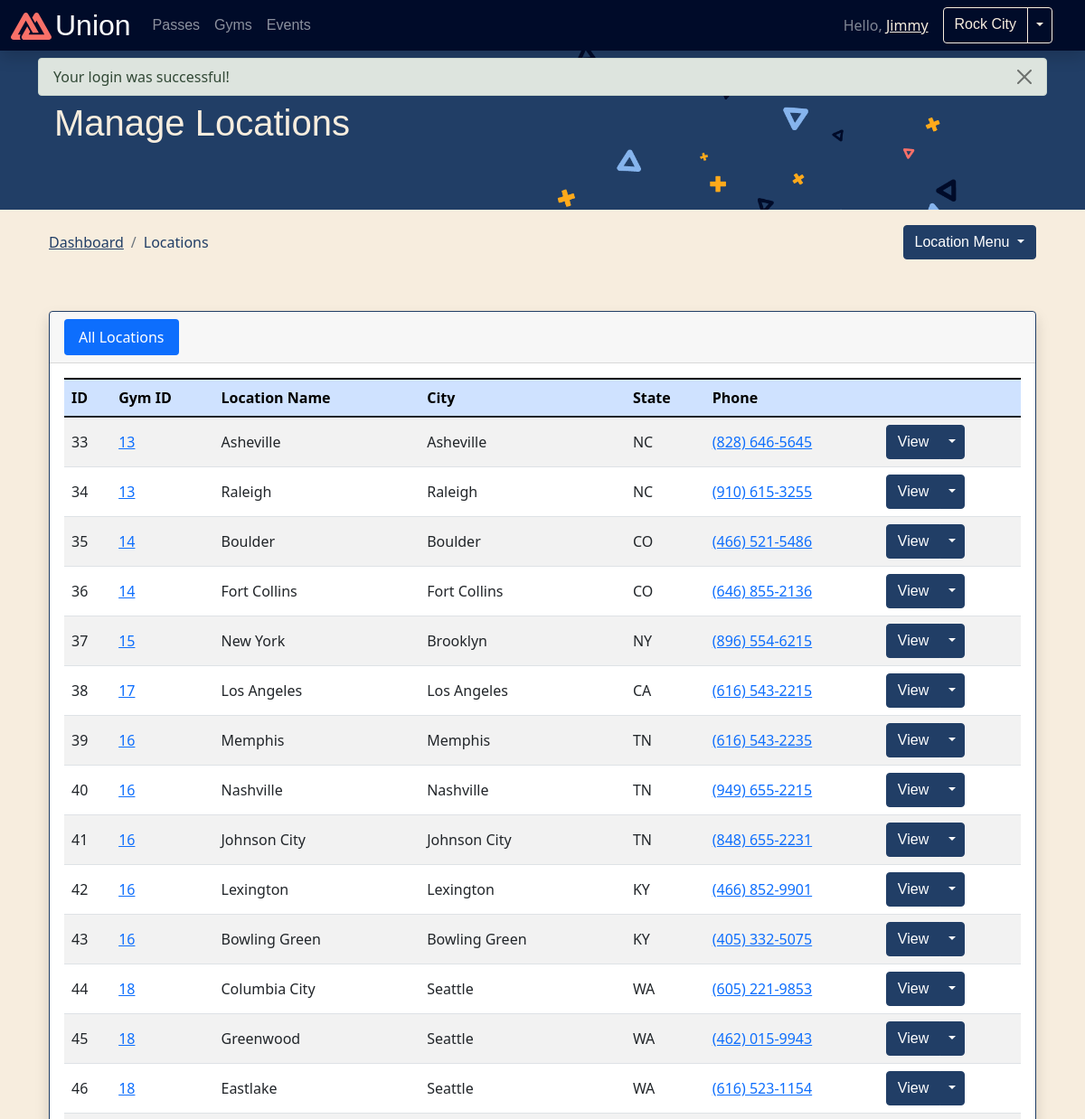
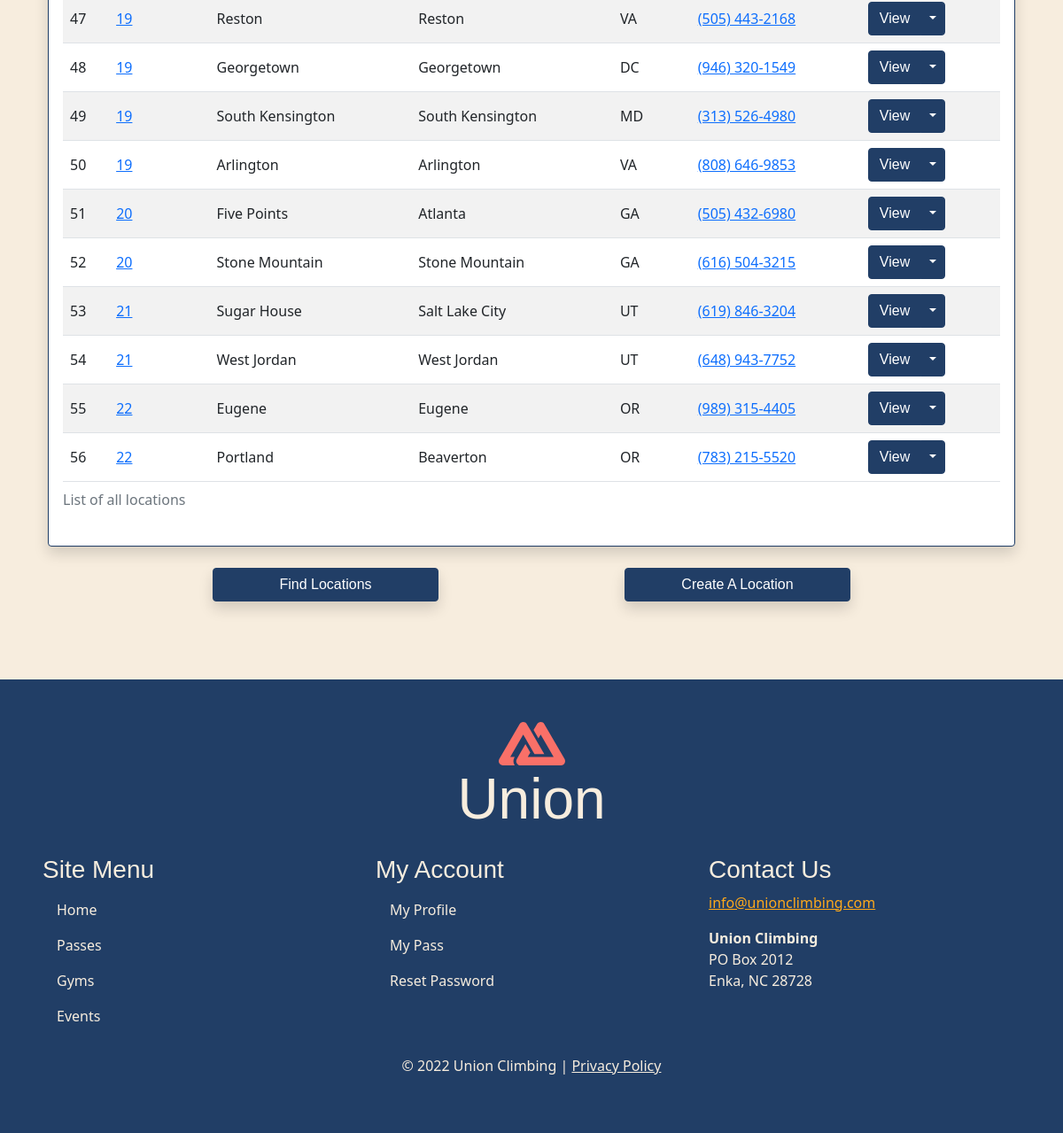
The app's page /app/shared/locations/locations.php (signed in) with its own data (2 pictures, top to bottom).
### tables this page shows
CREATE TABLE `locations` (
  `id` smallint(4) NOT NULL,
  `gym_id` smallint(4) NOT NULL,
  `location_name` varchar(32) DEFAULT NULL,
  `street_address` varchar(64) DEFAULT NULL,
  `city` varchar(64) DEFAULT NULL,
  `zip` mediumint(5) DEFAULT NULL,
  `state_abv` char(2) NOT NULL,
  `country_abv` char(2) NOT NULL,
  `phone_p_country` tinyint(3) DEFAULT NULL,
  `phone_primary` varchar(12) NOT NULL,
  `photo_data` longtext DEFAULT NULL,
  `capacity` smallint(6) NOT NULL DEFAULT 0,
  `employee_group` mediumint(6) DEFAULT NULL
);

### private/classes/DatabaseObject.class.php (called while the page is built, shortened)
<?php
class DatabaseObject {
  static protected $database;
  static protected $table_name = "";
  static public function set_database($database) {
    self::$database = $database;
  }
  static public function find_by_sql($sql) {
    $result = self::$database->query($sql);
    $object_array = [];
    while($record = $result->fetch_assoc()) {
      $object_array[] = static::instantiate($record);
    }
    return $object_array;
  }
  static public function find_all() {
    $sql = "SELECT * FROM " . static::$table_name;
    return static::find_by_sql($sql);
  }
  static protected function instantiate($record) {
    $object = new static;
    foreach($record as $property => $value) {
      if(property_exists($object, $property)) {
        $value = isJSON($value) ? json_decode($value) : $value;
        $object->$property = $value;
      }
    }
    return $object;
  }
}
?>

### private/functions.php (called while the page is built, shortened)
<?php
function url_for($script_path) {
  if($script_path[0] != '/') {
    $script_path = "/" . $script_path;
  }
  return WWW_ROOT . $script_path;
}
function u($string="") {
  return h(urlencode($string));
}
function h($string="") {
  return htmlspecialchars($string);
}
function format_phone($country, $phone) {
  if (strlen($phone) != 10) {
    $string = format_call($country, $phone);
   } else {
    if ($country == null || $country == 1)  {
      $string = '';
    } else {
     $string = '+'.$country.' ';
    }
    $area = substr($phone, 0, 3);
    $three = substr($phone, 3, 3);
    $last = substr($phone, 6);
    $string .= '(' . $area . ') ' . $three . '-' . $last;
   }
  return $string;
}
function format_call($country, $phone) {
  ($country == null || $country == 1) ? $string = '' : $string = '+'.$country;
  $string .= $phone;
  return $string;
}
function isJSON($string){
  return json_last_error() === JSON_ERROR_NONE;
}
?>

### public/app/shared/locations/table_contents.php (the view, shortened to what this page needs)
<thead class="table-primary">
  <tr>
    <th>ID</th>
    <th>Gym ID</th>
    <th>Location Name</th>
    <th>City</th>
    <th>State</th>
    <th>Phone</th>
    <th>&nbsp;</th>
  </tr>
</thead>
<tbody>
  <?php foreach($locations as $location) { ?>
  <tr class="align-middle text-nowrap">
    <td><?= h($location->id) ?></td>
    <td><a href="<?= url_for('/app/shared/gyms/view.php?id=' . u($location->gym_id)); ?>"><?= h($location->gym_id) ?></a></td>
    <td><?= h($location->location_name) ?></td>
    <td><?= h($location->city) ?></td>
    <td><?= h($location->state_abv) ?></td>
    <td><a href="<?= 'tel:' . format_call(h($location->phone_p_country), h($location->phone_primary)) ?>"><?= format_phone(h($location->phone_p_country), h($location->phone_primary)) ?></a></td>
    <td>
      <div class="btn-group" role="group" aria-label="location actions">
        <a class="btn btn-primary" href="<?= url_for('/app/shared/locations/view.php?id=' . u($location->id)); ?>">View</a>
        <button type="button" class="btn btn-primary dropdown-toggle dropdown-toggle-split" data-bs-toggle="dropdown" aria-expanded="false"><span class="visually-hidden">Toggle Dropdown</span></button>
      </div>
    </td>
  </tr>
  <?php } ?>
</tbody>

### public/css/style.css (style rules this page uses)
body { background-color: #F7EDDE !important; }
.navbar li.nav-item>a.nav-link, .navbar-brand, .btn { font-family: cubano-sharp, 'Cubano Sharp', sans-serif; }

### records on screen
locations: id "33", gym "13", location_name "Asheville", city "Asheville", state_abv "NC", phone_p_country+phone_primary "(828) 646-5645"
locations: id "34", gym "13", location_name "Raleigh", city "Raleigh", state_abv "NC", phone_p_country+phone_primary "(910) 615-3255"
locations: id "35", gym "14", location_name "Boulder", city "Boulder", state_abv "CO", phone_p_country+phone_primary "(466) 521-5486"
locations: id "36", gym "14", location_name "Fort Collins", city "Fort Collins", state_abv "CO", phone_p_country+phone_primary "(646) 855-2136"
locations: id "37", gym "15", location_name "New York", city "Brooklyn", state_abv "NY", phone_p_country+phone_primary "(896) 554-6215"
locations: id "38", gym "17", location_name "Los Angeles", city "Los Angeles", state_abv "CA", phone_p_country+phone_primary "(616) 543-2215"
locations: id "39", gym "16", location_name "Memphis", city "Memphis", state_abv "TN", phone_p_country+phone_primary "(616) 543-2235"
locations: id "40", gym "16", location_name "Nashville", city "Nashville", state_abv "TN", phone_p_country+phone_primary "(949) 655-2215"
locations: id "41", gym "16", location_name "Johnson City", city "Johnson City", state_abv "TN", phone_p_country+phone_primary "(848) 655-2231"
locations: id "42", gym "16", location_name "Lexington", city "Lexington", state_abv "KY", phone_p_country+phone_primary "(466) 852-9901"
locations: id "43", gym "16", location_name "Bowling Green", city "Bowling Green", state_abv "KY", phone_p_country+phone_primary "(405) 332-5075"
locations: id "44", gym "18", location_name "Columbia City", city "Seattle", state_abv "WA", phone_p_country+phone_primary "(605) 221-9853"
locations: id "45", gym "18", location_name "Greenwood", city "Seattle", state_abv "WA", phone_p_country+phone_primary "(462) 015-9943"
locations: id "46", gym "18", location_name "Eastlake", city "Seattle", state_abv "WA", phone_p_country+phone_primary "(616) 523-1154"
locations: id "47", gym "19", location_name "Reston", city "Reston", state_abv "VA", phone_p_country+phone_primary "(505) 443-2168"
locations: id "48", gym "19", location_name "Georgetown", city "Georgetown", state_abv "DC", phone_p_country+phone_primary "(946) 320-1549"
locations: id "49", gym "19", location_name "South Kensington", city "South Kensington", state_abv "MD", phone_p_country+phone_primary "(313) 526-4980"
locations: id "50", gym "19", location_name "Arlington", city "Arlington", state_abv "VA", phone_p_country+phone_primary "(808) 646-9853"
locations: id "51", gym "20", location_name "Five Points", city "Atlanta", state_abv "GA", phone_p_country+phone_primary "(505) 432-6980"
locations: id "52", gym "20", location_name "Stone Mountain", city "Stone Mountain", state_abv "GA", phone_p_country+phone_primary "(616) 504-3215"
locations: id "53", gym "21", location_name "Sugar House", city "Salt Lake City", state_abv "UT", phone_p_country+phone_primary "(619) 846-3204"
locations: id "54", gym "21", location_name "West Jordan", city "West Jordan", state_abv "UT", phone_p_country+phone_primary "(648) 943-7752"
locations: id "55", gym "22", location_name "Eugene", city "Eugene", state_abv "OR", phone_p_country+phone_primary "(989) 315-4405"
locations: id "56", gym "22", location_name "Portland", city "Beaverton", state_abv "OR", phone_p_country+phone_primary "(783) 215-5520"

### other values on screen
$session->name "Jimmy"
$session->gym_name "Rock City"
$msg "Your login was successful!"
$page_title "Manage Locations"
